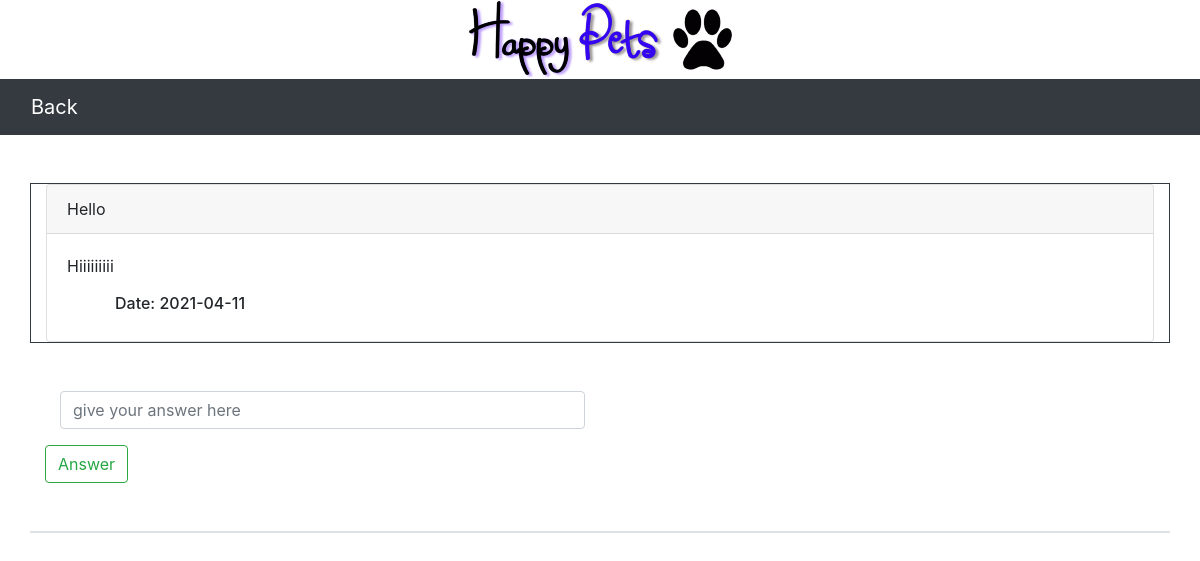
/getAnswer.php?q_id=6, run on the app's committed database.
### tables this page shows
CREATE TABLE `faq` (
  `q_id` int(11) NOT NULL,
  `que_title` varchar(100) NOT NULL,
  `que_desc` varchar(1000) NOT NULL,
  `date` date NOT NULL
);

### getAnswer.php (the view, shortened to what this page needs)
<?php
include("header.php");
$conn = getDbConn();
?>
<nav class="navbar navbar-expand-lg navbar-dark bg-dark">
    <div class="container-fluid">
        <a class="navbar-brand" href="question.php">Back</a>
    </div>
</nav>
        <?php
            $q_id = $_GET["q_id"];
            $sql = "SELECT * FROM `faq` WHERE q_id = ".$q_id;
            $in = $conn->query($sql);
            $row = mysqli_fetch_assoc($in);
            ?>
            <div class="container border border-dark mt-5">
            <div class="card">
                <div class="card-header">
                    <?php echo $row["que_title"]; ?>
                </div>
                <div class="card-body">
                    <p class="card-text"><?php echo $row["que_desc"]; ?></p>
                    <h6 class="mx-5 mt-3">Date: <?php echo $row["date"]; ?></h6>
                </div>
            </div>
            </div>
            <div class="container mt-5">
                <form action="" method="post" enctype="multipart/form-data">
                    <div class="form-group col-md-6">
                        <input type="text" class="form-control" id="ans" placeholder="give your answer here" required name="ans">
                    </div>
                    <button type="submit" class="btn btn-outline-success" name="submit" value="answer" >Answer</button>
                </form>
            </div>
        <div class="container border dark-border mt-5">
        </div>
        <?php
    include "footer.php";
?>

### data on the page
faq: que_title "Hello", que_desc "Hiiiiiiiii", date "2021-04-11"
